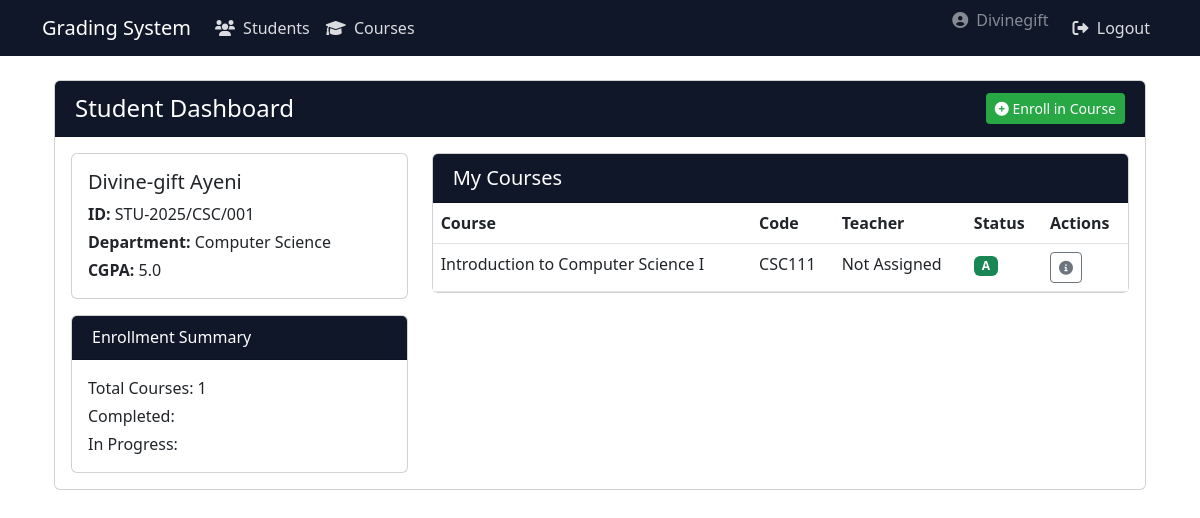
The app's page /accounts/dashboard/ (signed in) with its own data.
### accounts/models.py (models this page shows, shortened)
class User(AbstractUser):
    is_student = models.BooleanField(default=True)  # Default to student
    is_teacher = models.BooleanField(default=False)
    is_admin = models.BooleanField(default=False)
    class Meta:
        verbose_name = 'User'
        verbose_name_plural = 'Users'

### students/models.py (models this page shows, shortened)
class Student(models.Model):
    user = models.OneToOneField(settings.AUTH_USER_MODEL, on_delete=models.CASCADE)
    full_name = models.CharField(max_length=150, blank=True)
    matric_number = models.CharField(max_length=20, unique=True, null=True, blank=True)
    student_id = models.CharField(max_length=20, unique=True, null=True, blank=True)
    department = models.ForeignKey('departments.Department', on_delete=models.CASCADE, null=True, blank=True)
    admission_date = models.DateField(null=True, blank=True)
    LEVEL_CHOICES = [
        ('100', '100 Level'),
        ('200', '200 Level'),
        ('300', '300 Level'),
        ('400', '400 Level'),
        ('500', '500 Level'),
    ]
    level = models.CharField(max_length=3, choices=LEVEL_CHOICES, default='100')

class Enrollment(models.Model):
    student = models.ForeignKey('students.Student', on_delete=models.CASCADE)
    course = models.ForeignKey('courses.Course', on_delete=models.CASCADE, related_name='enrollments')
    enrollment_date = models.DateField(auto_now_add=True)
    semester = models.CharField(max_length=20)
    academic_year = models.CharField(max_length=9)
    grade = models.CharField(max_length=2, blank=True, null=True)
    class Meta:
        unique_together = [['student', 'course']]
        verbose_name = 'Enrollment'
        verbose_name_plural = 'Enrollments'

### departments/models.py (models this page shows, shortened)
class Department(models.Model):
    name = models.CharField(max_length=100)
    code = models.CharField(max_length=10, unique=True)

### courses/models.py (models this page shows, shortened)
class Course(models.Model):
    code = models.CharField(max_length=10, unique=True)
    title = models.CharField(max_length=200)
    department = models.ForeignKey('departments.Department', on_delete=models.CASCADE)
    credit_hours = models.PositiveIntegerField(default=3)
    created_by = models.ForeignKey(
        settings.AUTH_USER_MODEL,
        on_delete=models.SET_NULL,
        null=True,
        blank=True,
        related_name='courses_created'
    )
    teacher = models.ForeignKey(
        settings.AUTH_USER_MODEL,
        on_delete=models.SET_NULL,
        null=True,
        blank=True,
        related_name='courses_taught'
    )

### results/models.py (models this page shows, shortened)
class Result(models.Model):
    GRADE_CHOICES = [
        ('A', 'Excellent'),
        ('B', 'Very Good'),
        ('C', 'Good'),
        ('D', 'Pass'),
        ('E', 'Weak Pass'),
        ('F', 'Fail'),
    ]
    enrollment = models.OneToOneField(Enrollment, on_delete=models.CASCADE)
    quiz = models.DecimalField(max_digits=4, decimal_places=2, default=0, validators=[MinValueValidator(0.00), MaxValueValidator(20.00)])
    test = models.DecimalField(max_digits=4, decimal_places=2, default=0, validators=[MinValueValidator(0.00), MaxValueValidator(20.00)])
    exam = models.DecimalField(max_digits=4, decimal_places=2, default=0, validators=[MinValueValidator(0.00), MaxValueValidator(60.00)])
    total = models.DecimalField(max_digits=5, decimal_places=2, editable=False)
    grade = models.CharField(max_length=1, choices=GRADE_CHOICES, editable=False)

### accounts/views.py (the view, shortened to what this page needs)
# urls.py: path('dashboard/', views.dashboard, name='dashboard'),
@login_required
def dashboard(request):
    if request.user.is_student:
        try:
            student = request.user.student
            enrollments = Enrollment.objects.filter(student=student).select_related('course', 'result')
            context = {
                'role': 'student',
                'student': student,
                'enrollments': enrollments,
                'cgpa': calculate_cgpa(enrollments),
            }
        except Student.DoesNotExist:
            messages.error(request, "Student profile missing!")
            return redirect('profile_setup')
    elif request.user.is_superuser:
        context = {
            'role': 'admin',
            'total_students': Student.objects.count(),
            'total_courses': Course.objects.count(),
        }
    else:
        messages.warning(request, "Complete your profile setup")
        return redirect('profile_setup')
    return render(request, 'accounts/dashboard.html', context)

### accounts/views.py (called while the page is built)
def calculate_cgpa(enrollments):
    grade_points = {
        'A': 5.0,
        'B': 4.0,
        'C': 3.0,
        'D': 2.0,
        'E': 1.0,
        'F': 0.0
    }
    result = enrollments.filter(result__isnull=False).aggregate(
        total_points=Sum(
            Case(
                When(result__grade='A', then=5.0),
                When(result__grade='B', then=4.0),
                When(result__grade='C', then=3.0),
                When(result__grade='D', then=2.0),
                When(result__grade='E', then=1.0),
                default=0.0,
                output_field=FloatField()
            ) * F('course__credit_hours')
        ),
        total_credits=Sum('course__credit_hours')
    )
    return round(result['total_points'] / result['total_credits'], 2) if result['total_credits'] else 0.0

### templates/accounts/dashboard.html (shortened to what this page needs)
{% extends 'base.html' %}
{% block content %}
<div class="container mt-4">
    {% if role == 'student' %}
    <div class="card">
        <div class="card-header" style="background-color: #0f1729; color: white;">
            <div class="d-flex justify-content-between align-items-center">
                <h4 class="mb-0">Student Dashboard</h4>
                <a href="{% url 'enroll-course' %}" class="btn btn-sm" style="background-color: #28a745; color: white;">
                    <i class="fas fa-plus-circle"></i> Enroll in Course
                </a>
            </div>
        </div>
        <div class="card-body">
            <div class="row">
                <div class="col-md-4">
                    <div class="card mb-3">
                        <div class="card-body">
                            <h5>{{ student.user.get_full_name }}</h5>
                            <p class="mb-1"><strong>ID:</strong> {{ student.student_id }}</p>
                            <p class="mb-1"><strong>Department:</strong> {{ student.department.name }}</p>
                            <p class="mb-0"><strong>CGPA:</strong> {{ cgpa }}</p>
                        </div>
                    </div>
                    <div class="card">
                        <div class="card-header bg-custom text-white">
                            <h6 class="mb-0">Enrollment Summary</h6>
                        </div>
                        <div class="card-body">
                            <p class="mb-1">Total Courses: {{ enrollments.count }}</p>
                            <p class="mb-1">Completed: {{ completed_courses }}</p>
                            <p class="mb-0">In Progress: {{ in_progress_courses }}</p>
                        </div>
                    </div>
                </div>
                <div class="col-md-8">
                    <div class="card">
                        <div class="card-header bg-custom text-white">
                            <h5 class="mb-0">My Courses</h5>
                        </div>
                        <div class="card-body p-0">
                            <div class="table-responsive">
                                <table class="table table-hover mb-0">
                                    <thead class="bg-light">
                                        <tr>
                                            <th>Course</th>
                                            <th>Code</th>
                                            <th>Teacher</th>
                                            <th>Status</th>
                                            <th>Actions</th>
                                        </tr>
                                    </thead>
                                    <tbody>
                                        {% for e in enrollments %}
                                        <tr>
                                            <td>{{ e.course.title }}</td>
                                            <td>{{ e.course.code }}</td>
                                            <td>{{ e.course.teacher.get_full_name|default:"Not Assigned" }}</td>
                                            <td>
                                                <span class="badge {% if e.result.grade == 'A' %}bg-success{% elif e.result.grade == 'F' %}bg-danger{% else %}bg-custom{% endif %} text-white">
                                                    {{ e.result.grade|default:"In Progress" }}
                                                </span>
                                            </td>
                                            <td>
                                                <a href="#" class="btn btn-sm btn-outline-secondary" title="View Details">
                                                    <i class="fas fa-info-circle"></i>
                                                </a>
                                            </td>
                                        </tr>
                                        {% endfor %}
                                    </tbody>
                                </table>
                            </div>
                        </div>
                    </div>
                </div>
            </div>
        </div>
    </div>
    {% else %}
    <div class="alert alert-warning">
        No dashboard available for your account type.
    </div>
    {% endif %}
</div>
{% endblock %}

### templates/navbar.html (shortened to what this page needs)
<nav class="navbar navbar-expand-lg navbar-dark bg-custom">
    <div class="container">
        <a class="navbar-brand" href="{% url 'dashboard' %}">Grading System</a>
        <div class="collapse navbar-collapse" id="navbarNav">
            <ul class="navbar-nav me-auto">
                {% if user.is_authenticated %}
                    <li class="nav-item">
                        <a class="nav-link" href="{% url 'student-list' %}">
                            <i class="fas fa-users me-1"></i> Students
                        </a>
                    </li>
                    <li class="nav-item">
                        <a class="nav-link" href="{% url 'course-list' %}">
                            <i class="fas fa-graduation-cap me-1"></i> Courses
                        </a>
                    </li>
                {% endif %}
            </ul>
            <ul class="navbar-nav">
                {% if user.is_authenticated %}
                    <li class="nav-item">
                        <span class="navbar-text me-3">
                            <i class="fas fa-user-circle me-1"></i> {{ user.username }}
                        </span>
                    </li>
                    <li class="nav-item">
                        <a class="nav-link" href="{% url 'logout' %}">
                            <i class="fas fa-sign-out-alt me-1"></i> Logout
                        </a>
                    </li>
                {% endif %}
            </ul>
        </div>
    </div>
</nav>

### templates/navbar.html (style rules this page uses)
.bg-custom { background-color: #0f1729; }
.navbar-dark .navbar-nav .nav-link { color: rgba(255, 255, 255, 0.85); transition: all 0.2s ease; }
.navbar-text { opacity: 0.9; }

### templates/accounts/dashboard.html (style rules this page uses)
.bg-custom { background-color: #0f1729; }
.table-responsive { max-height: 500px; overflow-y: auto; }
.card-header { padding: 0.75rem 1.25rem; }
.btn-sm { padding: 0.25rem 0.5rem; font-size: 0.875rem; }

### records on screen
User: username "Divinegift"
Student: user.get_full_name "Divine-gift Ayeni", student_id "STU-2025/CSC/001", department.name "Computer Science"
Enrollment: course "Introduction to Computer Science I", course.code "CSC111", course.teacher.get_full_name "Not Assigned", result.grade "A"

### other values on screen
{{ cgpa }} "5.0"
{{ enrollments.count }} "1"
